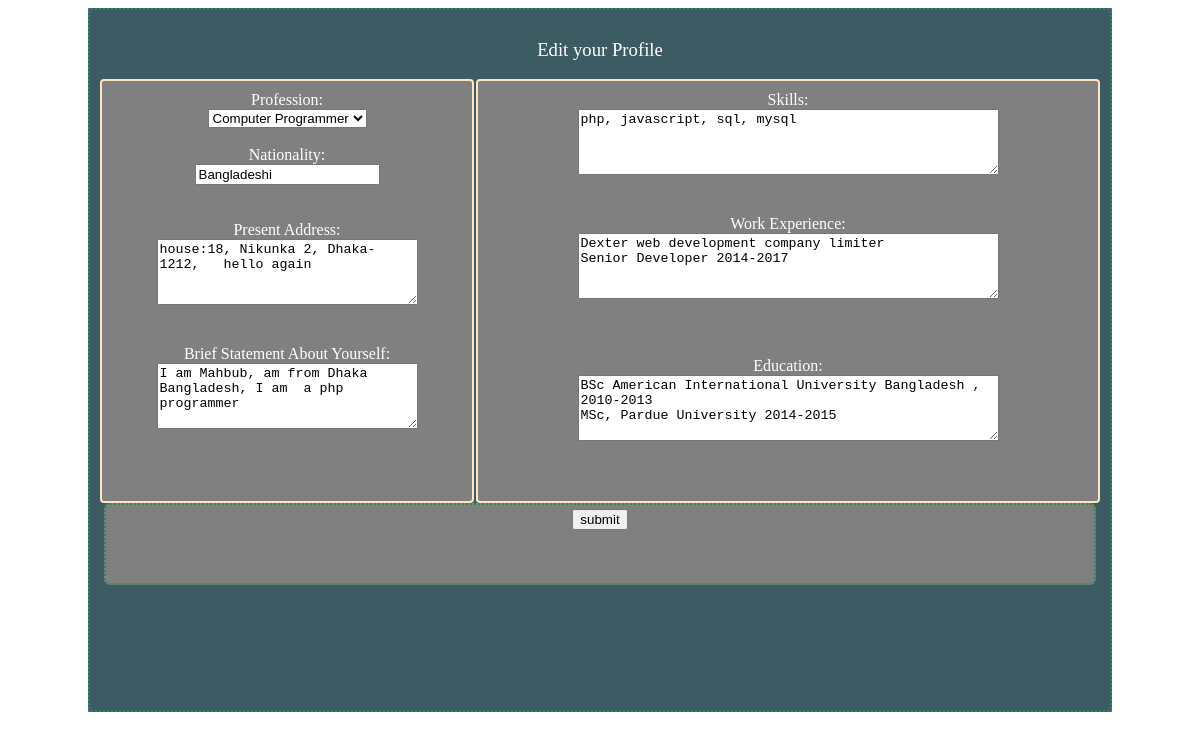
Page /editProfile.php (signed in) on the committed database.
### tables this page shows
CREATE TABLE `details` (
  `id` int(10) NOT NULL,
  `uid` int(10) NOT NULL,
  `profid` int(4) NOT NULL,
  `nationality` varchar(25) NOT NULL,
  `address` varchar(200) NOT NULL,
  `statement` varchar(1000) NOT NULL,
  `skills` varchar(1000) NOT NULL,
  `experience` varchar(1000) NOT NULL,
  `education` varchar(1000) NOT NULL
);

### db.php (called while the page is built, shortened)
<?php
function getConn(){
			$servername = "127.0.0.1:3306";
			$username = "root";
			$password = "";
			$dbname = "resume";
			$conn = mysqli_connect($servername, $username, $password, $dbname);
			return $conn;
		}
function executeQuery($queryString){
	$conn=getConn();
	$result = mysqli_query($conn, $queryString);
	return $result;
}
?>

### editProfile.php (the view, shortened to what this page needs)
<?php
    include 'db.php';
    $profession=$nation=$presentAdd=$selfStatement=$skills=$workExp=$education="";
    $userName = trim($_SESSION["userName"]);
    $query = " select id from user where firstname='$userName' ";
    $result = executeQuery($query);
    $fetchRes = mysqli_fetch_assoc($result);
    $id = $fetchRes["id"];
    $query = "SELECT * FROM details WHERE uid=$id ";
    $result=executeQuery($query);
    $rowcount=mysqli_num_rows($result);
    if($rowcount == 1){
        $fetchRes = mysqli_fetch_assoc($result);
        $profession = $fetchRes["profid"];
        $nation = $fetchRes["nationality"];
        $presentAdd = $fetchRes["address"];
        $selfStatement = $fetchRes["statement"];
        $skills=$fetchRes["skills"];
        $workExp=$fetchRes["experience"];
        $education=$fetchRes["education"];
    }
?>
<!DOCTYPE html>
<html>
    <head>
        <link rel="stylesheet" type="text/css" href="editProfile.css">
    </head>
    <body>
        <div class="center edit">
            <h3>Edit your Profile</h3>
            <form method="post" action="editProfile.php" name="editForm" id="editForm">
              <div class="left textbox">
                <b>Profession: </b><br/>
                <select name="profession">
                    <option value="2"<?php echo ($profession==2)?'selected="selected"':''?> >Computer Programmer</option>
                </select>
                <br/>
                <span name="profErr" id="profErr"></span><br/>
                <b>Nationality:</b><br/>
                <input type="text" name="nationality" placeholder="Nationality" value="<?php echo $nation ?>" /><br/>
                <span id="natErr"></span></br> <br/>
                <b>Present Address:</b><br/>
                <textarea name="presentAdd" placeholder="Present address include zip,country" rows=4 cols=30 value=""><?php echo $presentAdd ?> </textarea> <br/>
                <span id="addErr"></span></br> <br/>
                <b>Brief Statement About Yourself:</b><br/>
                <textarea name="statement" placeholder="say something about you" rows=4 cols=30 value=""><?php echo $selfStatement ?> </textarea> <br/>
                </div>
              <div class="right textareas">
                <b>Skills:</b><br/>
                <textarea  name="skills" placeholder="enter your skills seperated by commas" value="" rows=4 cols=50 /><?php echo $skills ?></textarea><br/>
                <span name="skillErr" id="skillErr"></span><br/> <br/>
                <b>Work Experience: </b><br/>
                <textarea name="workExp" placeholder="list your all last employment along with duration and Postion at that job; seperate work experiences by comma"
                value="" rows=4 cols=50 ><?php echo $workExp ?></textarea>
                <br/><span name="workExpErr" id="workExpErr"><br/></span><br/> <br/>
                <b>Education:</b><br/>
                <textarea  name="education" placeholder="enter your educational background, education level with Degree seperated by comma" value="" rows=4 cols=50 /><?php echo $education ?></textarea><br/>
                <span name="eduErr" id="eduErr"></span> <br/> <br/>
              </div>
              <div class="center submit">
                <input type="submit" name="submit" value="submit" onclick="return validate()" />
            </form>
        </div>
    </body>
</html>

### editProfile.css (style rules this page uses)
.center { width: 1000px; height: 680px; margin: 0px auto; padding: 10px 10px; border: 2px seagreen dotted; text-align: center; background-color: #3D5B63; }
.right { width: 600px; height:400px; float: right; overflow: hidden; padding: 10px 10px; border: 2px bisque solid; background-color: grey; border-radius: 4px; }
.left { width: 350px; height:400px; float: left; overflow: hidden; padding: 10px 10px; border: 2px bisque solid; background-color: grey; border-radius: 4px; }
b { color: white; text-align: center; font-weight: normal; }
h3 { color: white; font-weight: normal; }
.submit { height: 70px; width: 980px; overflow: hidden; margin: 4px 4px; margin-top:20px; padding: 4px 4px 4px; border: 1px darkred medium; background-color: grey; border-radius: 6px; }

### rows in the picture
details: profession "Computer Programmer", nationality "Bangladeshi", presentAdd "house:18, Nikunka 2, Dhaka-1212, hello again", statement "I am Mahbub, am from Dhaka Bangladesh, I am a php programmer", skills "php, javascript, sql, mysql", workExp "Dexter web development company limiter Senior Developer 2014-2017", education "BSc American International University Bangladesh , 2010-2013 MSc, Pardue University 2014-2015"
